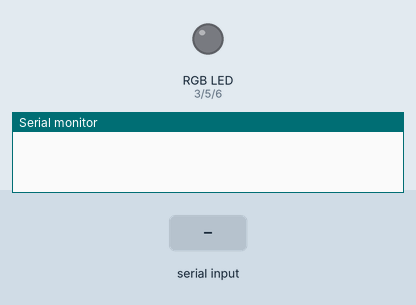
Recording of a sketch running on a simulated Arduino Uno, built with avr-gcc and run on an emulated ATmega328P. Parts: an RGB LED mixed from three pins (HIGH = lit), the last lines printed to the serial monitor. Inputs (shaded band) come from the test bench. Dim RGB values are drawn brighter than linear.

Above: at 1.2 s.
1.3 s: "R90\n" received over Serial
At 3.1 s:
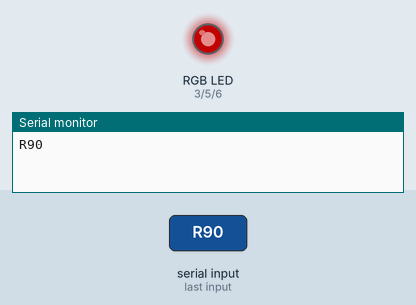
3.8 s: "G90\n" received over Serial
At 6.0 s:
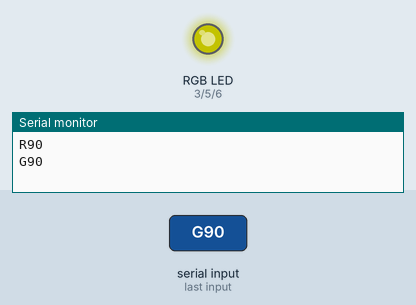
6.3 s: "R,45\n" received over Serial
At 8.2 s:
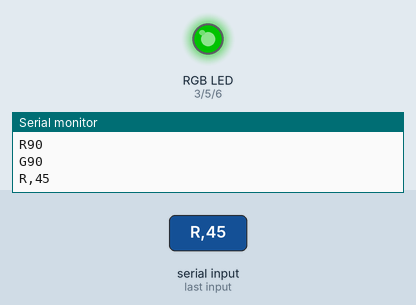
8.8 s: "B90\n" received over Serial
At 10.1 s:
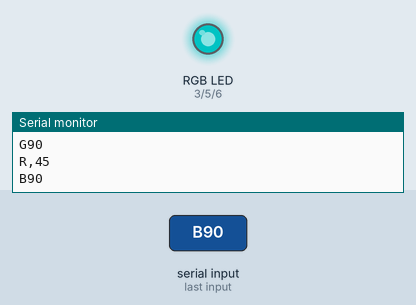
11.3 s: "G,45\n" received over Serial
At 13.2 s:
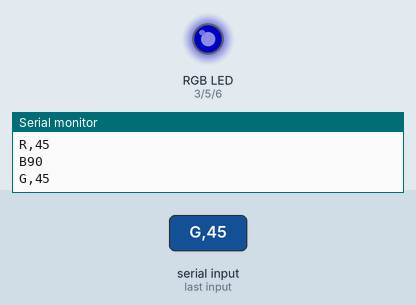
13.8 s: "B,45\n" received over Serial
At 15.1 s:
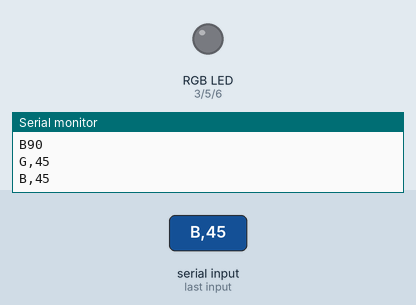
Timing chart, 0 to 16.8 s (numbered marks = the images above; inputs shaded):
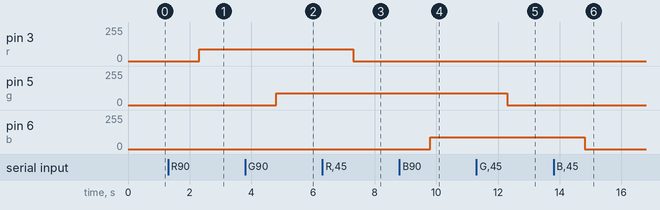

Measured:
- after the input at 1.3 s, pin 3 (r): 0/255 → 90/255 after 1.0 s
- after the input at 3.8 s, pin 5 (g): 0/255 → 90/255 after 1.0 s
- after the input at 6.3 s, pin 3 (r): 90/255 → 0/255 after 1.0 s
- after the input at 8.8 s, pin 6 (b): 0/255 → 90/255 after 1.0 s
- after the input at 11.3 s, pin 5 (g): 90/255 → 0/255 after 1.0 s
- after the input at 13.8 s, pin 6 (b): 90/255 → 0/255 after 1.0 s

The sketch:

Serial_3LED.ino
```cpp
// Xoa dau cach
// Them thoi gian tat den

const int r = 3;
const int g = 5;
const int b = 6;
long at = 0;
int isTurnOff = 0;
long timeOut = 0;
void setup() {
  Serial.begin(9600);
  Serial.flush();
  }


void setLED(char* s) {
  char x = s[0];
  String n = (String) s;
  String ns = n.substring(1);
  int nx = ns.toInt();
//  Serial.println(x);
//  Serial.println(nx);
  if (x == 'R') {

    analogWrite(r, nx);

    }
  if (x == 'G') {
    analogWrite(g, nx);}
  if (x == 'B') {
    analogWrite(b, nx);
    }
  if (x == 'T') {
    at = millis();
    isTurnOff = 1;
    timeOut = nx;
    }
  }


 void loop() {

  String s = "";
  if (Serial.available()) {
    s = Serial.readString();
//    char* a = ax.c_str();
//    char* parameter;
//    parameter = strtok(a, " ,");
//    while (parameter != NULL) {
//      setLED(parameter);
////      Serial.println(param3eter);
//      parameter = strtok(NULL, " ,");
//      }
    int index = 0;
    int ids[10];
    for (int i=0; i<s.length(); i++) {

        if (s[i] == 'R' || s[i] == 'G' || s[i] == 'B' || s[i] == 'T') {

            ids[index++] = i;


        }

      }

      for (int i = 0; i<index-1; i++) {

        String st = s.substring(ids[i], ids[i+1]);
        Serial.println(st);
        setLED(st.c_str());
        }
        Serial.println(s.substring(ids[index-1]));
        setLED(s.substring(ids[index-1]).c_str());


  }
  if (isTurnOff) {
    if (millis() - at >= timeOut) {
      analogWrite(r,0);
      analogWrite(g,0);
      analogWrite(b,0);
    }
    }
 }
```
